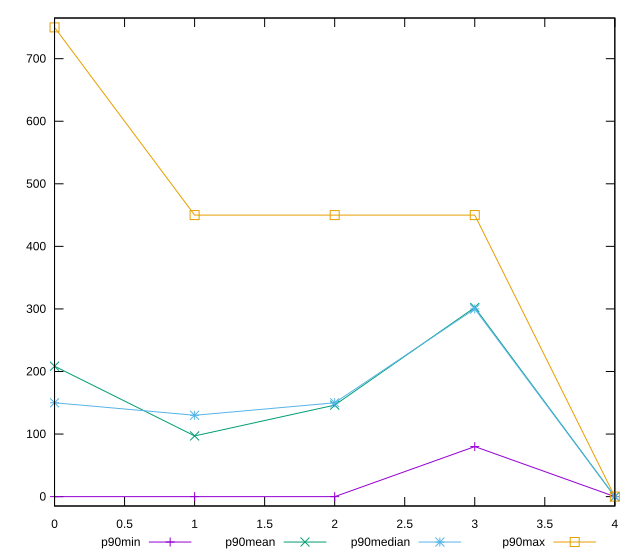

The gnuplot source for this figure:
reset

$p90Min <<EOF
0 0
1 0
2 0
3 80
4 0
EOF

$p90Mean <<EOF
0 208.40425531914894
1 97.02127659574468
2 146.27659574468086
3 302.3404255319149
4 0
EOF

$p90Median <<EOF
0 150
1 130
2 150
3 300
4 0
EOF

$p90Max <<EOF
0 750
1 450
2 450
3 450
4 0
EOF

set key outside below
set xrange [0:4]
set yrange [-15:765]
set trange [-15:765]
set terminal svg size 640, 560 enhanced background rgb 'white'
set output "report_00015_2021-02-09T16-11-33.973Z/unused-css-rules/progression/value.svg"

plot $p90Min title "p90min" with linespoints, \
     $p90Mean title "p90mean" with linespoints, \
     $p90Median title "p90median" with linespoints, \
     $p90Max title "p90max" with linespoints

reset
